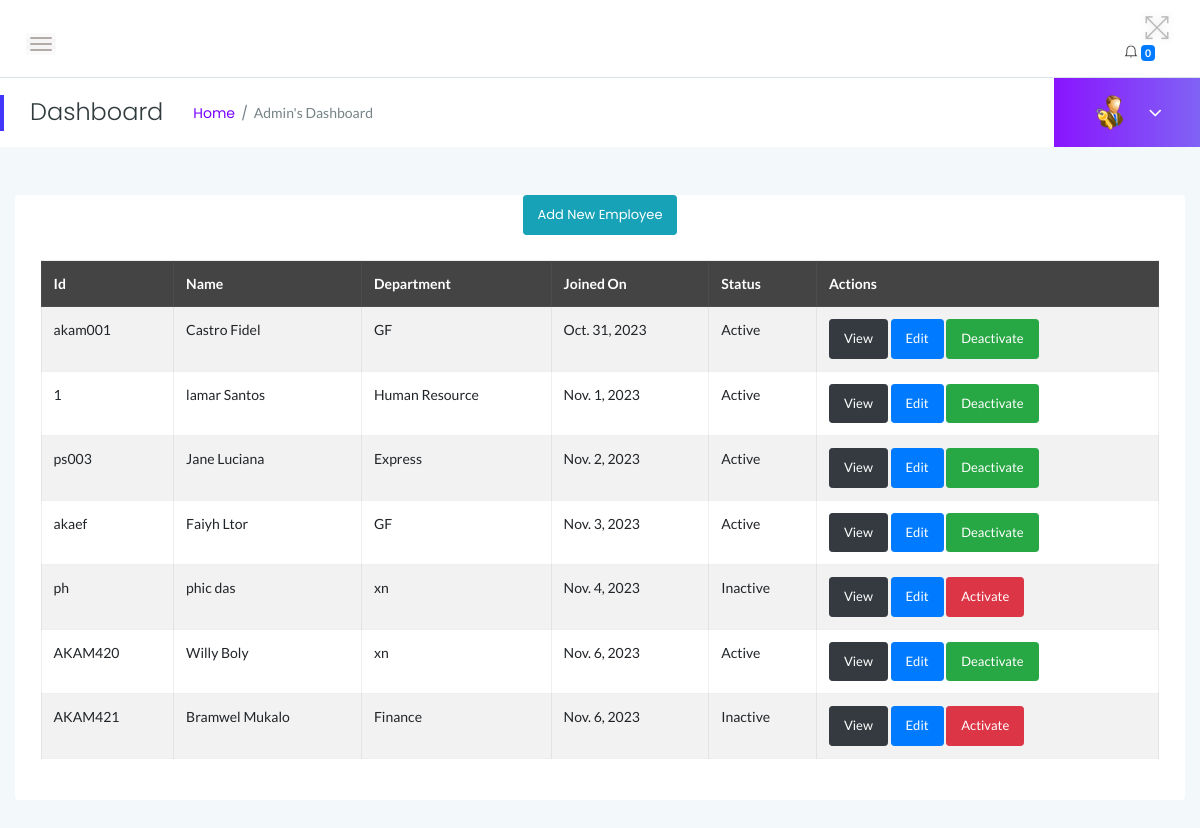
/myadmin/employees/ (signed in), run on an earlier commit of the app's database.
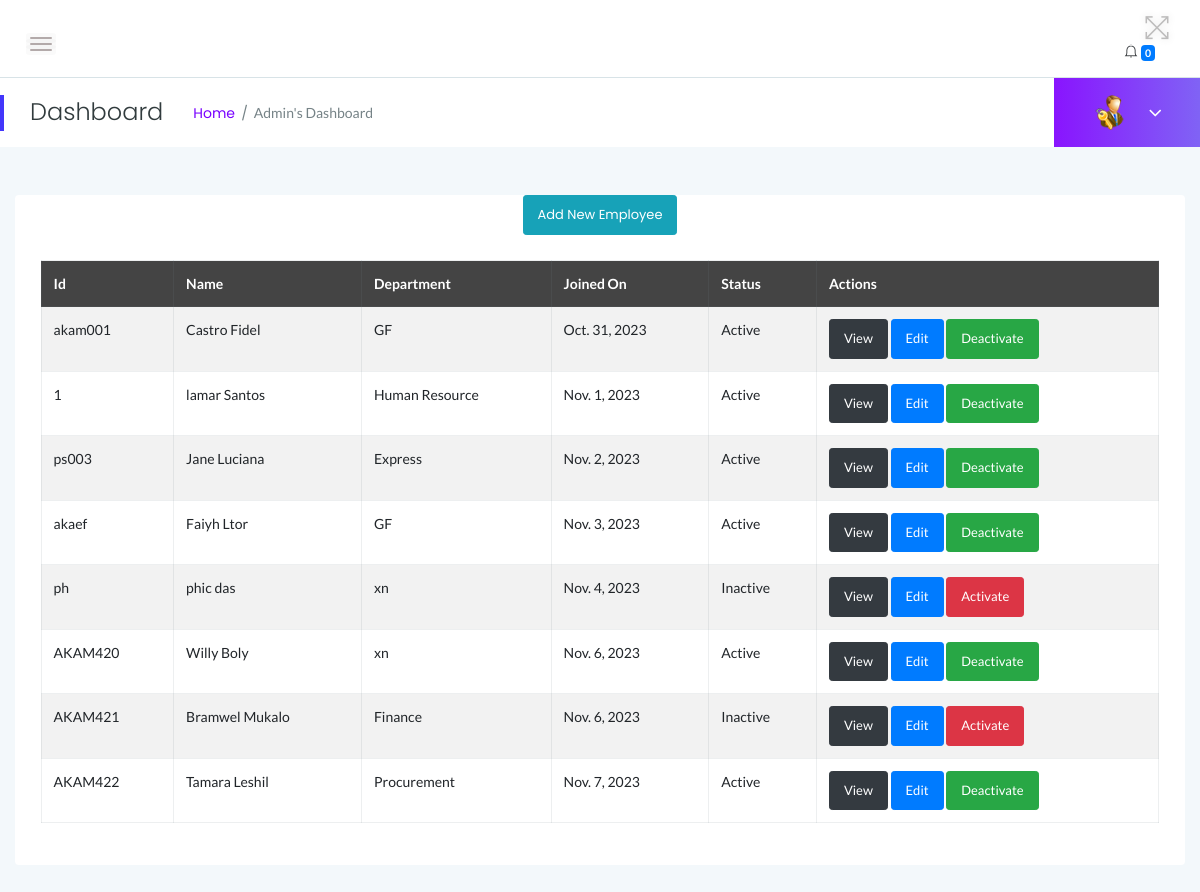
And on a later commit of the database.
### myadmin/models.py (models this page shows, shortened)
class Employee(models.Model):
    user = models.OneToOneField(User, on_delete=models.CASCADE, default=None)
    empcode = models.CharField(max_length=10, primary_key=True)
    firstName = models.CharField(max_length=100)
    lastName = models.CharField(max_length=100)
    email = models.EmailField()
    password = models.CharField(max_length=255)
    employee_type = models.CharField(
        max_length=10,
        choices=UN_CHOICES,
        default='Non-Union'
    )
    gender = models.CharField(
        max_length=10,
        choices=GENDER_CHOICES,
        default='Male'
    )
    dob = models.DateField(auto_now_add=True)
    department = models.ForeignKey(Department, on_delete=models.CASCADE)
    address = models.CharField(max_length=255, default="80100")
    city = models.CharField(max_length=100, default="Mombasa")
    country = models.CharField(max_length=100)
    mobileno = models.CharField(max_length=10)
    status = models.CharField(
        max_length=10,
        choices=EMP_CHOICES,
        default='Active'
    )
    CreationDate = models.DateField(auto_now_add=True)

class Department(models.Model):
    department_name = models.CharField(max_length=255)
    department_shortname = models.CharField(max_length=50)
    department_code = models.CharField(max_length=10)
    CreationDate = models.DateField(auto_now_add=True)
    def __str__(self):
        return self.department_name

### myadmin/views.py (the view)
# urls.py: path('employees/', views.employees, name='employees'),
@login_required
def employees(request):
    if not request.user.is_authenticated:
        return redirect('admin_login')  # Redirect to the appropriate URL
    msg = None
    if request.method == 'GET':
        if 'inid' in request.GET:
            id = request.GET.get('inid')
            status = "Inactive"
            employee = Employee.objects.get(id=id)
            employee.Status = status
            employee.save()
            return redirect('employees')
        if 'id' in request.GET:
            id = request.GET.get('id')
            status = "Active"
            employee = Employee.objects.get(id=id)
            employee.Status = status
            employee.save()
            return redirect('employees')
    employees = Employee.objects.all()
    context = {
        'employees': employees,
        'msg': msg
    }
    return render(request, 'admin/employees.html', context)

### myadmin/templates/admin/employees.html (shortened to what this page needs)
{% extends 'admin/main.html' %}
{% block content %}
 <center><a href="{% url 'myadmin:add_employee' %}" class="btn btn-sm btn-info">Add New Employee</a></center>
                        <div class="card-body">
                            <div class="data-tables datatable-dark">
<table class="table table-striped table-bordered">
  <thead>
    <tr>
      <th scope="col">Id</th>
      <th scope="col">Name</th>
      <th scope="col">Department</th>
      <th scope="col">Joined On</th>
      <th scope="col">Status</th>
      <th scope="col">Actions</th>
    </tr>
  </thead>
  <tbody>
    {% for employee in employees %}
    <tr>
      <td scope="row">{{ employee.empcode }}</td>
      <td>{{ employee.firstName }} {{ employee.lastName }}</td>
      <td>{{ employee.department }}</td>
      <td>{{ employee.CreationDate }}</td>
      <td>{{ employee.status }}</td>
      <td>
          <button type="button" class="btn btn-sm btn-dark">View</button>
          <button type="button" class="btn btn-sm btn-primary">Edit</button>
        {% if employee.status == 'Active' %}
        <button type="button" class="btn btn-sm btn-success" onclick="return confirm('Are you sure you want to inactive this employee?');">Deactivate</button>
        {% elif employee.status == 'Inactive' %}
        <button type="button" class="btn btn-sm btn-danger" onclick="return confirm('Are you sure you want to active this employee?');">Activate</button>
        {% endif %}
      </td>
    </tr>
    {% endfor %}
  </tbody>
</table>
{% endblock content %}

### myadmin/templates/admin/main.html (shortened to what this page needs)
{% load static %}
<!DOCTYPE html>
<html lang="en">
<head>
    <link rel="stylesheet" href="{% static 'css/bootstrap.min.css' %}">
    <link rel="stylesheet" href="{% static 'css/font-awesome.min.css' %}">
    <link rel="stylesheet" href="{% static 'css/themify-icons.css' %}">
    <link rel="stylesheet" href="{% static 'css/metisMenu.css' %}">
    <link rel="stylesheet" href="{% static 'css/owl.carousel.min.css' %}">
    <link rel="stylesheet" href="{% static 'css/slicknav.min.css' %}">
    <link rel="stylesheet" href="https://www.amcharts.com/lib/3/plugins/export/export.css" type="text/css" media="all" />
    <link rel="stylesheet" href="{% static 'css/typography.css' %}">
    <link rel="stylesheet" href="{% static 'css/default-css.css' %}">
    <link rel="stylesheet" href="{% static 'css/styles.css' %}">
    <link rel="stylesheet" href="{% static 'css/responsive.css' %}">
</head>
<body>
{% include 'admin/sidebars.html' %}
{% block content %}
{% endblock content %}
</body>
</html>

### myadmin/templates/admin/sidebars.html (shortened to what this page needs)
{% load static %}
    <div class="page-container">
        <div class="main-content">
            <div class="header-area">
                <div class="row align-items-center">
                    <div class="col-md-6 col-sm-8 clearfix">
                        <div class="nav-btn pull-left">
                            <span></span>
                            <span></span>
                            <span></span>
                        </div>
                    </div>
                    <div class="col-md-6 col-sm-4 clearfix">
                        <ul class="notification-area pull-right">
                            <li id="full-view"><i class="ti-fullscreen"></i></li>
                            {% include 'admin/admin-notification.html' %}
                        </ul>
                    </div>
                </div>
            </div>
            <div class="page-title-area">
                <div class="row align-items-center">
                    <div class="col-sm-6">
                        <div class="breadcrumbs-area clearfix">
                            <h4 class="page-title pull-left">Dashboard</h4>
                            <ul class="breadcrumbs pull-left">
                                <li><a href="{% url 'myadmin:dashboard' %}">Home</a></li>
                                <li><span>Admin's Dashboard</span></li>
                            </ul>
                        </div>
                    </div>
                    <div class="col-sm-6 clearfix">
                        <div class="user-profile pull-right">
                            <img class="avatar user-thumb" src="{% static 'images/admin.png' %}" alt="avatar">
                            <h4 class="user-name dropdown-toggle" data-toggle="dropdown">{{ user.first_name }} {{ user.last_name }} <i class="fa fa-angle-down"></i></h4>
                        </div>
                    </div>
                </div>
            </div>
            <div class="main-content-inner">
                <div class="row">
                    <div class="col-12 mt-5">
                        <div class="card">

### myadmin/templates/admin/admin-sidebar.html (shortened to what this page needs)
{% load static %}

### myadmin/templates/admin/admin-notification.html (shortened to what this page needs)
<div class="notification-dropdown">
    <div class="notification-btn">
        <i class="ti-bell"></i>
        <span class="badge badge-primary">{{ notifications|length }}</span>
    </div>
</div>

What changed in the data, as far as the page shows it:
added Employee: empcode "AKAM422", firstName "Tamara", lastName "Leshil", department "Procurement", CreationDate "Nov. 7, 2023", status "Active", shows "Deactivate"
